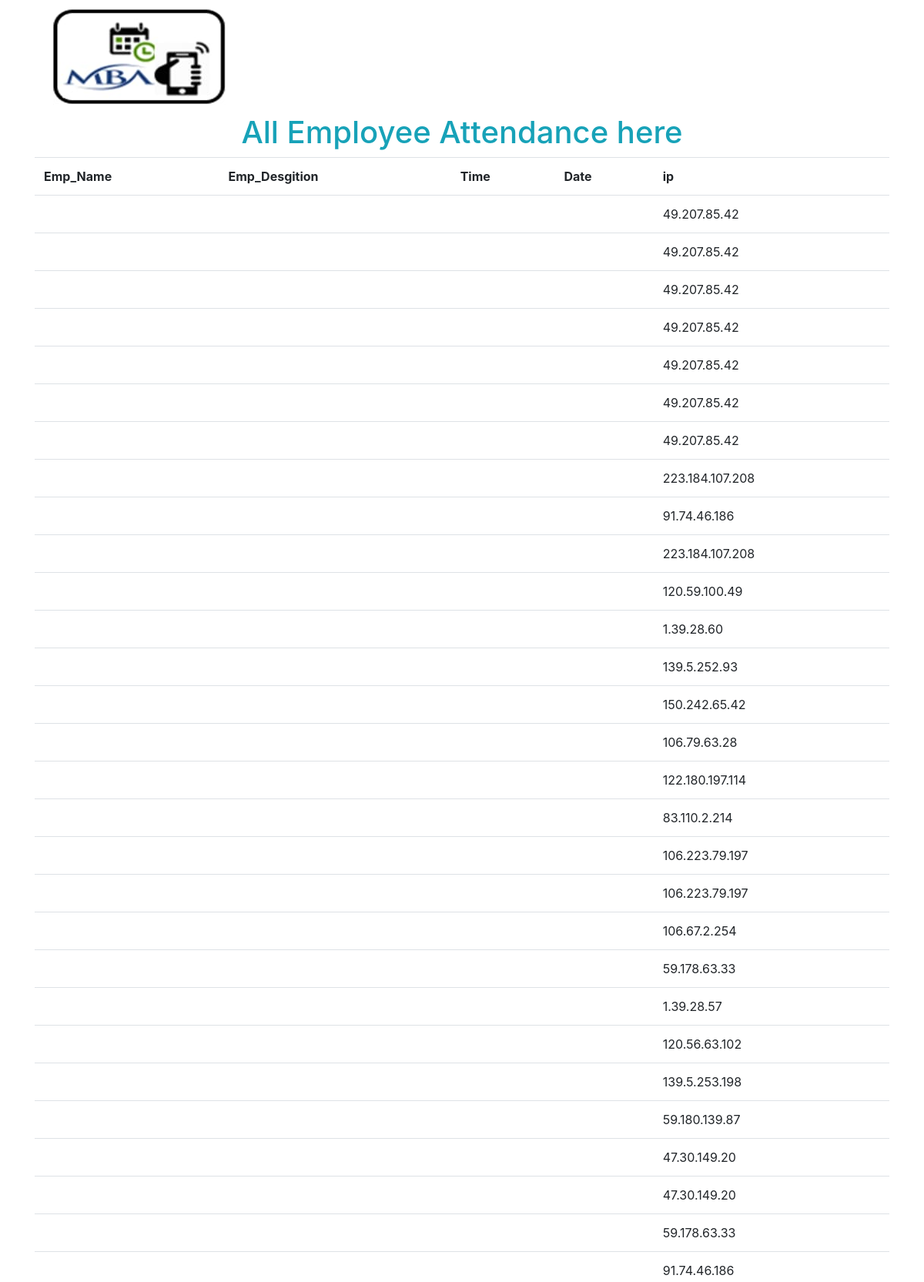
Page /admin/show.php (upper part) on the committed database.
### tables this page shows
CREATE TABLE IF NOT EXISTS `attend` (
`id` int(5) NOT NULL,
  `emp_id` int(11) DEFAULT NULL,
  `ip` varchar(15) DEFAULT NULL,
  `lat_long` varchar(40) DEFAULT NULL,
  `loaction_near` varchar(200) DEFAULT NULL,
  `timestamp` datetime DEFAULT NULL,
  `month` varchar(40) DEFAULT NULL
);

### admin/show.php (the view, shortened to what this page needs)
<?php include('db_connect.php'); ?>
<!DOCTYPE html>
<html>
<head>
<link rel="stylesheet" href="https://maxcdn.bootstrapcdn.com/bootstrap/4.1.3/css/bootstrap.min.css">
</head>
<body class="container">
      <img src="../logo.jpg">
      <h1 class="text-center text-info"> All Employee Attendance here</h1>
  <?php
  if(isset($_POST['search']))
  {
                $date=$_POST['search'];
                ?>
                  <table class="table">
              <tr>
                <th>Emp_Name</th>
                <th>Emp_Desgition</th>
                <th>Time</th>
                <th>Date</th>
                <th>ip</th>
              </tr>
                <?php
                $result=mysqli_query($conn,"SELECT * FROM `attend` WHERE year='$date'");
                if($result)
                {
                  while($row=mysqli_fetch_assoc($result))
                      {
                        ?>
                        <tr>
                          <td><?php echo $row['emp_name']; ?></td>
                          <td><?php echo $row['emp_desg']; ?></td>
                          <td><?php echo $row['time']; ?></td>
                          <td><?php echo $row['year']; ?></td>
                          <td><?php echo $row['ip']; ?></td>
                        </tr>
                        <?php
                      }
                }
                else
                {
                  echo "<p class='bg-info' text-center>Please enter the currect formate of date</p>";
                }
  ?>
</table>
<?php
  }
  else
  {
                ?>
                  <table class="table">
              <tr>
                <th>Emp_Name</th>
                <th>Emp_Desgition</th>
                <th>Time</th>
                <th>Date</th>
                <th>ip</th>
              </tr>
                <?php
                 $result=mysqli_query($conn,"SELECT * FROM `attend`");
  while($row=mysqli_fetch_assoc($result))
  {
              ?>
              <tr>
                <td><?php echo $row['emp_name']; ?></td>
                <td><?php echo $row['emp_desg']; ?></td>
                <td><?php echo $row['time']; ?></td>
                <td><?php echo $row['year']; ?></td>
                <td><?php echo $row['ip']; ?></td>
              </tr>
              <?php
  }
  ?>
</table>
<?php
  }
 ?>
</body>
</html>

### rows in the picture
attend: ip "49.207.85.42"
attend: ip "49.207.85.42"
attend: ip "49.207.85.42"
attend: ip "49.207.85.42"
attend: ip "49.207.85.42"
attend: ip "49.207.85.42"
attend: ip "49.207.85.42"
attend: ip "223.184.107.208"
attend: ip "91.74.46.186"
attend: ip "223.184.107.208"
attend: ip "120.59.100.49"
attend: ip "1.39.28.60"
attend: ip "139.5.252.93"
attend: ip "150.242.65.42"
attend: ip "106.79.63.28"
attend: ip "122.180.197.114"
attend: ip "83.110.2.214"
attend: ip "106.223.79.197"
attend: ip "106.223.79.197"
attend: ip "106.67.2.254"
attend: ip "59.178.63.33"
attend: ip "1.39.28.57"
attend: ip "120.56.63.102"
attend: ip "139.5.253.198"
attend: ip "59.180.139.87"
attend: ip "47.30.149.20"
attend: ip "47.30.149.20"
attend: ip "59.178.63.33"
attend: ip "91.74.46.186"
